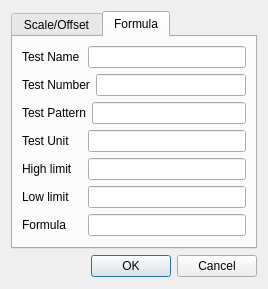
<?xml version="1.0" encoding="UTF-8"?>
<ui version="4.0">
 <class>ToolBoxCSVOperationsDialog</class>
 <widget class="QDialog" name="ToolBoxCSVOperationsDialog">
  <property name="geometry">
   <rect>
    <x>0</x>
    <y>0</y>
    <width>268</width>
    <height>289</height>
   </rect>
  </property>
  <property name="windowTitle">
   <string>Dialog</string>
  </property>
  <property name="windowIcon">
   <iconset resource="gex.qrc">
    <normaloff>:/gex/icons/gex_application_48x48.png</normaloff>:/gex/icons/gex_application_48x48.png</iconset>
  </property>
  <property name="whatsThis">
   <string/>
  </property>
  <property name="accessibleName">
   <string/>
  </property>
  <layout class="QVBoxLayout" name="verticalLayout_3">
   <item>
    <widget class="QTabWidget" name="tabWidget">
     <property name="currentIndex">
      <number>1</number>
     </property>
     <widget class="QWidget" name="tab">
      <attribute name="title">
       <string>Scale/Offset</string>
      </attribute>
      <layout class="QVBoxLayout" name="verticalLayout">
       <item>
        <layout class="QHBoxLayout" name="horizontalLayout">
         <item>
          <widget class="QLabel" name="labelScale">
           <property name="minimumSize">
            <size>
             <width>40</width>
             <height>0</height>
            </size>
           </property>
           <property name="text">
            <string>Scale</string>
           </property>
          </widget>
         </item>
         <item>
          <widget class="QLineEdit" name="lineEditScale">
           <property name="toolTip">
            <string>Scaling factor</string>
           </property>
           <property name="inputMask">
            <string/>
           </property>
           <property name="text">
            <string>1.0</string>
           </property>
           <property name="alignment">
            <set>Qt::AlignRight|Qt::AlignTrailing|Qt::AlignVCenter</set>
           </property>
          </widget>
         </item>
        </layout>
       </item>
       <item>
        <layout class="QHBoxLayout" name="horizontalLayout_2">
         <item>
          <widget class="QLabel" name="labelOffset">
           <property name="minimumSize">
            <size>
             <width>40</width>
             <height>0</height>
            </size>
           </property>
           <property name="text">
            <string>Offset</string>
           </property>
          </widget>
         </item>
         <item>
          <widget class="QLineEdit" name="lineEditOffset">
           <property name="toolTip">
            <string>Data offset value</string>
           </property>
           <property name="inputMask">
            <string/>
           </property>
           <property name="text">
            <string>0.0</string>
           </property>
           <property name="alignment">
            <set>Qt::AlignRight|Qt::AlignTrailing|Qt::AlignVCenter</set>
           </property>
          </widget>
         </item>
        </layout>
       </item>
       <item>
        <spacer name="verticalSpacer_2">
         <property name="orientation">
          <enum>Qt::Vertical</enum>
         </property>
         <property name="sizeHint" stdset="0">
          <size>
           <width>20</width>
           <height>40</height>
          </size>
         </property>
        </spacer>
       </item>
       <item>
        <widget class="QCheckBox" name="checkBoxUpdateLimits">
         <property name="toolTip">
          <string>Apply Sacle/Offset to test limits too?</string>
         </property>
         <property name="text">
          <string>Update test limits</string>
         </property>
        </widget>
       </item>
      </layout>
     </widget>
     <widget class="QWidget" name="tab_2">
      <attribute name="title">
       <string>Formula</string>
      </attribute>
      <layout class="QVBoxLayout" name="verticalLayout_2">
       <item>
        <layout class="QHBoxLayout" name="horizontalLayout_8">
         <item>
          <widget class="QLabel" name="label_6">
           <property name="minimumSize">
            <size>
             <width>60</width>
             <height>0</height>
            </size>
           </property>
           <property name="text">
            <string>Test Name</string>
           </property>
          </widget>
         </item>
         <item>
          <widget class="QLineEdit" name="lineEditTestName">
           <property name="toolTip">
            <string>Paremeter test name</string>
           </property>
          </widget>
         </item>
        </layout>
       </item>
       <item>
        <layout class="QHBoxLayout" name="horizontalLayout_6">
         <item>
          <widget class="QLabel" name="label_4">
           <property name="minimumSize">
            <size>
             <width>60</width>
             <height>0</height>
            </size>
           </property>
           <property name="text">
            <string>Test Number</string>
           </property>
          </widget>
         </item>
         <item>
          <widget class="QLineEdit" name="lineEditTestNumber">
           <property name="toolTip">
            <string>Parameter test#</string>
           </property>
          </widget>
         </item>
        </layout>
       </item>
       <item>
        <layout class="QHBoxLayout" name="horizontalLayout_15">
         <item>
          <widget class="QLabel" name="label_13">
           <property name="minimumSize">
            <size>
             <width>60</width>
             <height>0</height>
            </size>
           </property>
           <property name="text">
            <string>Test Pattern</string>
           </property>
          </widget>
         </item>
         <item>
          <widget class="QLineEdit" name="lineEditTestPattern">
           <property name="toolTip">
            <string>Functional tests only: define pattern name</string>
           </property>
          </widget>
         </item>
        </layout>
       </item>
       <item>
        <layout class="QHBoxLayout" name="horizontalLayout_14">
         <item>
          <widget class="QLabel" name="label_12">
           <property name="minimumSize">
            <size>
             <width>60</width>
             <height>0</height>
            </size>
           </property>
           <property name="text">
            <string>Test Unit</string>
           </property>
          </widget>
         </item>
         <item>
          <widget class="QLineEdit" name="lineEditTestUnit">
           <property name="toolTip">
            <string>Enter test units (favor normalized units)</string>
           </property>
          </widget>
         </item>
        </layout>
       </item>
       <item>
        <layout class="QHBoxLayout" name="horizontalLayout_5">
         <item>
          <widget class="QLabel" name="label_3">
           <property name="minimumSize">
            <size>
             <width>60</width>
             <height>0</height>
            </size>
           </property>
           <property name="text">
            <string>High limit</string>
           </property>
          </widget>
         </item>
         <item>
          <widget class="QLineEdit" name="lineEditHighLimit">
           <property name="toolTip">
            <string>Parameter High Limit</string>
           </property>
          </widget>
         </item>
        </layout>
       </item>
       <item>
        <layout class="QHBoxLayout" name="horizontalLayout_7">
         <item>
          <widget class="QLabel" name="label_5">
           <property name="minimumSize">
            <size>
             <width>60</width>
             <height>0</height>
            </size>
           </property>
           <property name="text">
            <string>Low limit</string>
           </property>
          </widget>
         </item>
         <item>
          <widget class="QLineEdit" name="lineEditLowLimit">
           <property name="toolTip">
            <string>Parameter Low Limit</string>
           </property>
          </widget>
         </item>
        </layout>
       </item>
       <item>
        <layout class="QHBoxLayout" name="horizontalLayout_3">
         <item>
          <widget class="QLabel" name="label_2">
           <property name="minimumSize">
            <size>
             <width>60</width>
             <height>0</height>
            </size>
           </property>
           <property name="text">
            <string>Formula</string>
           </property>
          </widget>
         </item>
         <item>
          <widget class="QLineEdit" name="lineEditFormula">
           <property name="toolTip">
            <string>Formula to compute test results. eg: (C10+C11)/2</string>
           </property>
          </widget>
         </item>
        </layout>
       </item>
      </layout>
     </widget>
    </widget>
   </item>
   <item>
    <widget class="QDialogButtonBox" name="buttonBox">
     <property name="orientation">
      <enum>Qt::Horizontal</enum>
     </property>
     <property name="standardButtons">
      <set>QDialogButtonBox::Cancel|QDialogButtonBox::Ok</set>
     </property>
    </widget>
   </item>
   <item>
    <spacer name="verticalSpacer">
     <property name="orientation">
      <enum>Qt::Vertical</enum>
     </property>
     <property name="sizeHint" stdset="0">
      <size>
       <width>20</width>
       <height>40</height>
      </size>
     </property>
    </spacer>
   </item>
  </layout>
 </widget>
 <resources>
  <include location="gex.qrc"/>
 </resources>
 <connections>
  <connection>
   <sender>buttonBox</sender>
   <signal>accepted()</signal>
   <receiver>ToolBoxCSVOperationsDialog</receiver>
   <slot>accept()</slot>
   <hints>
    <hint type="sourcelabel">
     <x>120</x>
     <y>120</y>
    </hint>
    <hint type="destinationlabel">
     <x>120</x>
     <y>70</y>
    </hint>
   </hints>
  </connection>
  <connection>
   <sender>buttonBox</sender>
   <signal>rejected()</signal>
   <receiver>ToolBoxCSVOperationsDialog</receiver>
   <slot>reject()</slot>
   <hints>
    <hint type="sourcelabel">
     <x>120</x>
     <y>120</y>
    </hint>
    <hint type="destinationlabel">
     <x>120</x>
     <y>70</y>
    </hint>
   </hints>
  </connection>
 </connections>
</ui>
